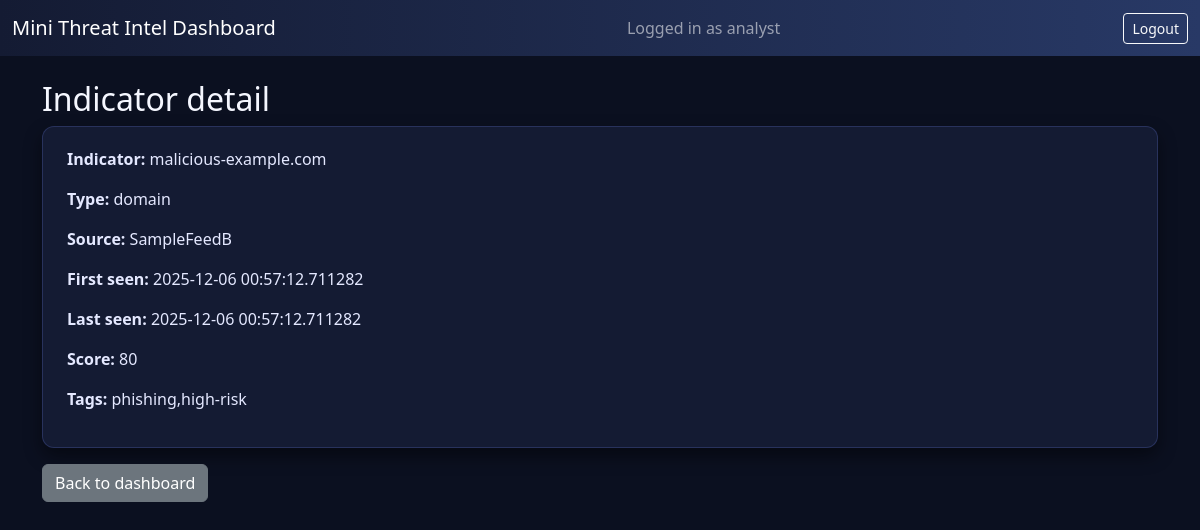
Screenshot of /indicator/2 (signed in) with the database file from the repository.
### models/db.py (models this page shows, shortened)
class User(db.Model, UserMixin):
    id = db.Column(db.Integer, primary_key=True)
    username = db.Column(db.String(80), unique=True, nullable=False)
    password_hash = db.Column(db.String(255), nullable=False)

class BaseModel(db.Model):
    __abstract__ = True
    id = db.Column(db.Integer, primary_key=True)

class ThreatIndicator(BaseModel):
    __tablename__ = "threat_indicators"
    indicator = db.Column(db.String(255), nullable=False)
    type = db.Column(db.String(50), nullable=False)
    source = db.Column(db.String(100), nullable=False)
    first_seen = db.Column(db.DateTime, nullable=False, default=datetime.utcnow)
    last_seen = db.Column(db.DateTime, nullable=False, default=datetime.utcnow)
    score = db.Column(db.Integer, nullable=False, default=0)
    tags = db.Column(db.String(255), nullable=True)

### app.py (the view)
@app.route("/indicator/<int:ind_id>")
def indicator_detail(ind_id):
    ind = ThreatIndicator.query.get_or_404(ind_id)
    return render_template("indicator_detail.html", indicator=ind)

### app.py (called while the page is built)
@login_manager.user_loader
def load_user(user_id):
    return User.query.get(int(user_id))

### templates/indicator_detail.html
{% extends "base.html" %}
{% block content %}
  <h2>Indicator detail</h2>
  <div class="panel-card mb-3">
    <p><strong>Indicator:</strong> {{ indicator.indicator }}</p>
    <p><strong>Type:</strong> {{ indicator.type }}</p>
    <p><strong>Source:</strong> {{ indicator.source }}</p>
    <p><strong>First seen:</strong> {{ indicator.first_seen }}</p>
    <p><strong>Last seen:</strong> {{ indicator.last_seen }}</p>
    <p><strong>Score:</strong> {{ indicator.score }}</p>
    <p><strong>Tags:</strong> {{ indicator.tags }}</p>
  </div>
  <a href="{{ url_for('dashboard') }}" class="btn btn-secondary">Back to dashboard</a>
{% endblock %}

### templates/base.html (shortened to what this page needs)
<!doctype html>
<html lang="en">
  <head>
    <link
      rel="stylesheet"
      href="https://cdn.jsdelivr.net/npm/bootstrap@5.3.3/dist/css/bootstrap.min.css"
    >
    <link rel="stylesheet" href="{{ url_for('static', filename='styles.css') }}">
  </head>
  <body>
    <nav class="navbar navbar-dark mb-4">
  <div class="container-fluid">
    <span class="navbar-brand mb-0 h1">Mini Threat Intel Dashboard</span>
    {% if current_user.is_authenticated %}
      <span class="navbar-text me-2">Logged in as {{ current_user.username }}</span>
      <a href="{{ url_for('logout') }}" class="btn btn-outline-light btn-sm">Logout</a>
    {% else %}
      <a href="{{ url_for('login') }}" class="btn btn-outline-light btn-sm">Login</a>
    {% endif %}
  </div>
</nav>
<div class="container">
  {% block content %}{% endblock %}
</div>
  </body>
</html>

### static/styles.css (style rules this page uses)
body { background-color: #0b1020; color: #e4e8ff; font-family: system-ui, -apple-system, BlinkMacSystemFont, "Segoe UI", sans-serif; }
.navbar { background: linear-gradient(90deg, #141b33, #283966); }
h1, h2 { color: #f5f7ff; }
.panel-card { background: #141b33; border-radius: 12px; padding: 1.25rem 1.5rem; box-shadow: 0 8px 18px rgba(0, 0, 0, 0.45); border: 1px solid rgba(120, 140, 255, 0.2); }

### rows the page displays
User: username "analyst"
ThreatIndicator: indicator "malicious-example.com", type "domain", source "SampleFeedB", first_seen "2025-12-06 00:57:12.711282", last_seen "2025-12-06 00:57:12.711282", score "80", tags "phishing,high-risk"
